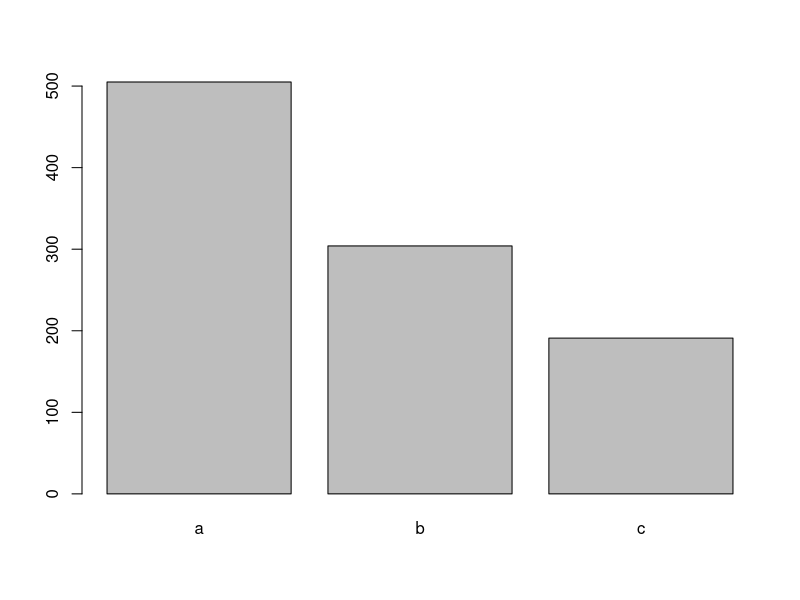

R code for this plot:
# let's say you want to pick one of two options randomly, but you don't want
# the probability of picking option A to be the same as picking B. the sample()
# function can do this by using the prob= argument.

choice <- sample(c('a','b'), 1, prob=c(0.8, 0.2))

# the above code will select 1 sample from the set c('a','b'). the probability
# of choosing 'a' is 0.8 and the probability of choosing 'b' is 0.2.

# one weird thing about this function: the set of probabilities doesn't have to add to 1.
# if they don't add to 1, R will normalize the values so that they sum to 1. this can be helpful
# when you are thinking about frequency rather than probabiliy. say you want item 'a' to be chosen
# 10x more often than item 'b'. you can write:

choice <- sample(c('a','b'), 1, prob=c(10, 1))

# problem:
# write a sample function that chooses among three options ('a','b','c'). the probability
# of choosing 'a' should be 0.5, 'b' should be 0.3, and 'c' 0.2. generate 1,000 samples (HINT:
# sample WITH replacement). store the choices in a variable called 'choices'.
fixed.sample <- function(x,y,z){
  sample(c(x, y, z), replace = T, 1000, prob=c(5, 3, 2))
}


# now, look up the table() function and the barplot() function. use them together to create
# a bar graph that visualizes the number of times each option was selected.
Results <- table(fixed.sample('a', 'b', 'c'))
barplot(Results)
